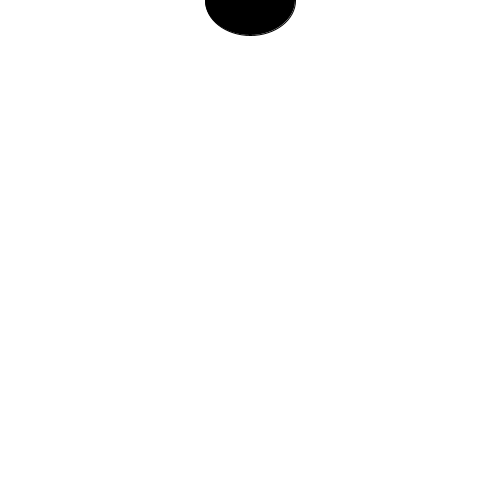
Frame 1 (no input)
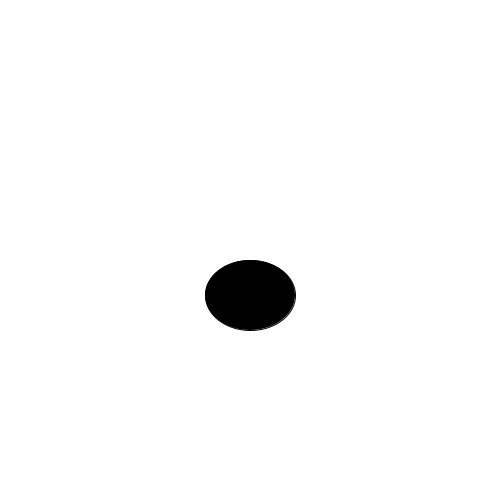
Frame 60 (the mouse pressed at the canvas centre just before this capture)
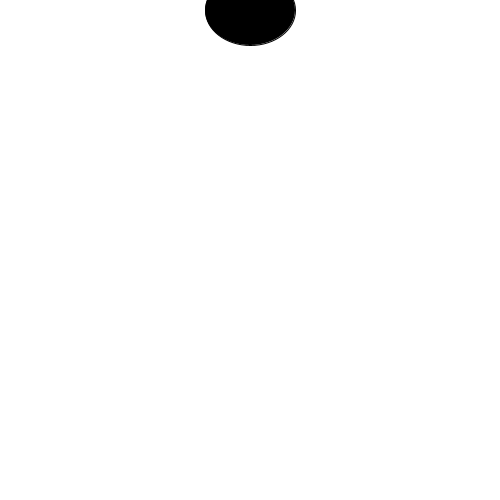
Frame 120 (the mouse held since frame 60 and released just before this capture)

The Processing sketch that drew these frames (run headless with seeded random() and noise(); from frame 60 on, the mouse is pressed at the canvas centre):

// Processing sketch: exercise_20_1
// ── exercise_20_1.pde
float y = 0.0;

void setup(){
size(500,500);
smooth();
fill(0);
  
}

void draw(){
  background(255);
  ellipse(width/2,y,90,70);
  y+= 5;
  if (y >= height + 35) { //height is offscreen, width reaches bottom
    y =-50;
    
  /*  float x = 2.0;
    ellipse(width/2,x,20,70);
  x+=5;
  if (x <=height - 35);
  x =+50; */
  
  }
}
